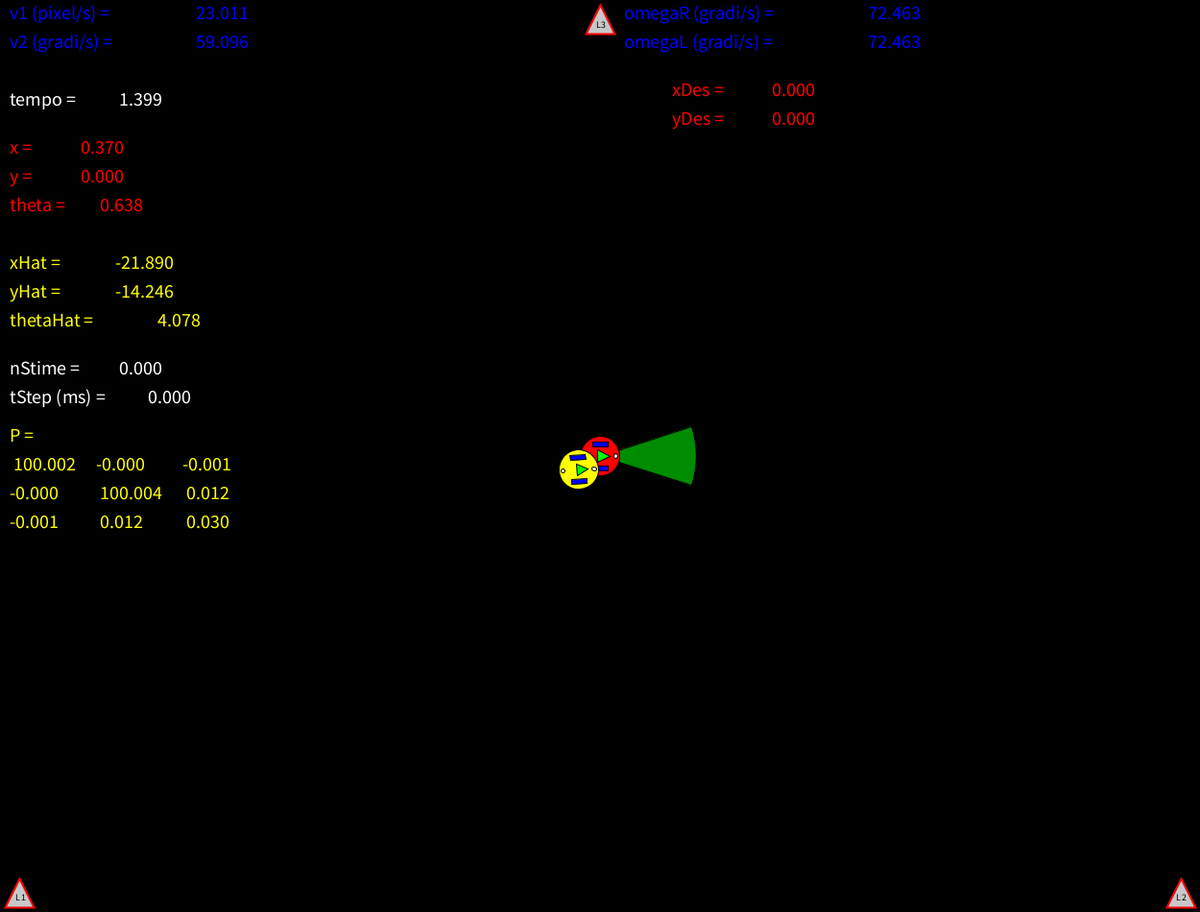
Frame 1 (no input)
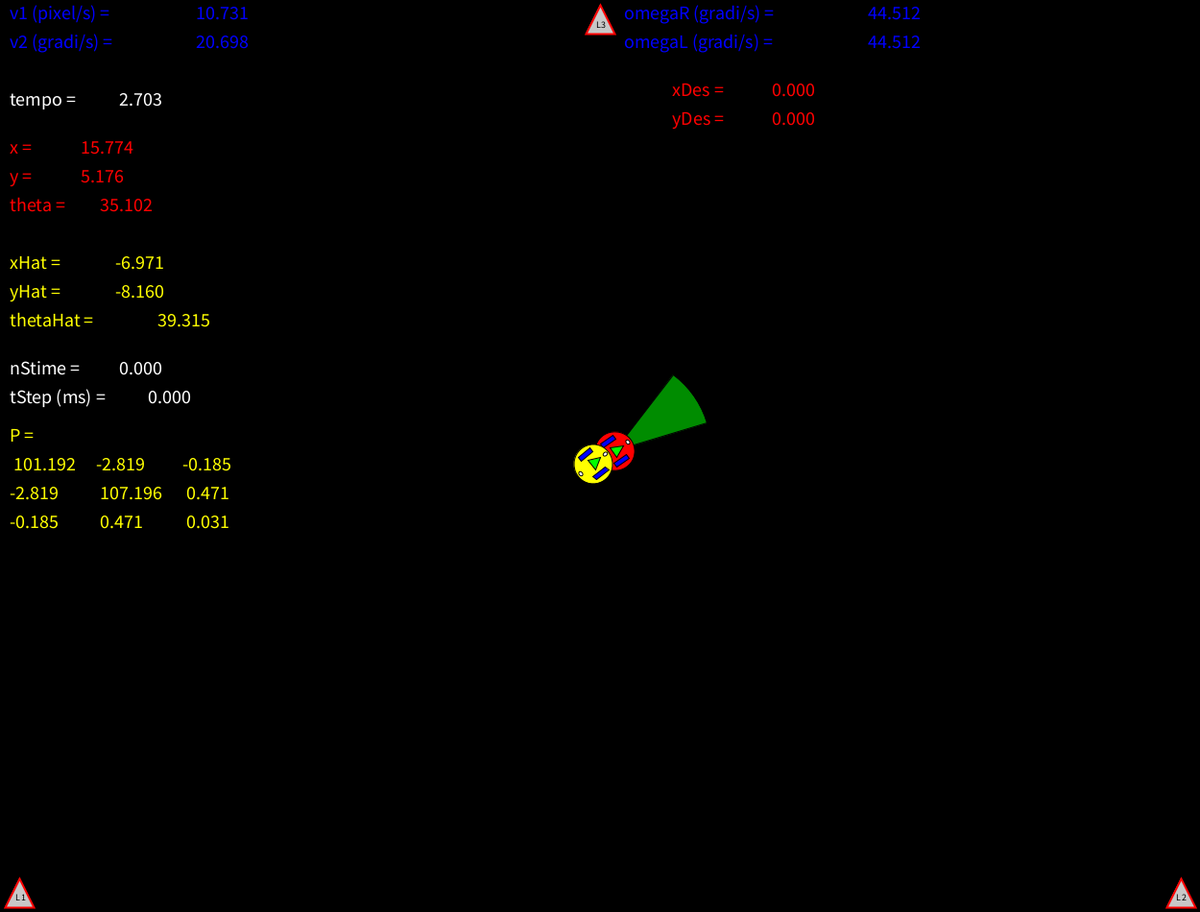
Frame 60 (the mouse pressed at the canvas centre just before this capture)
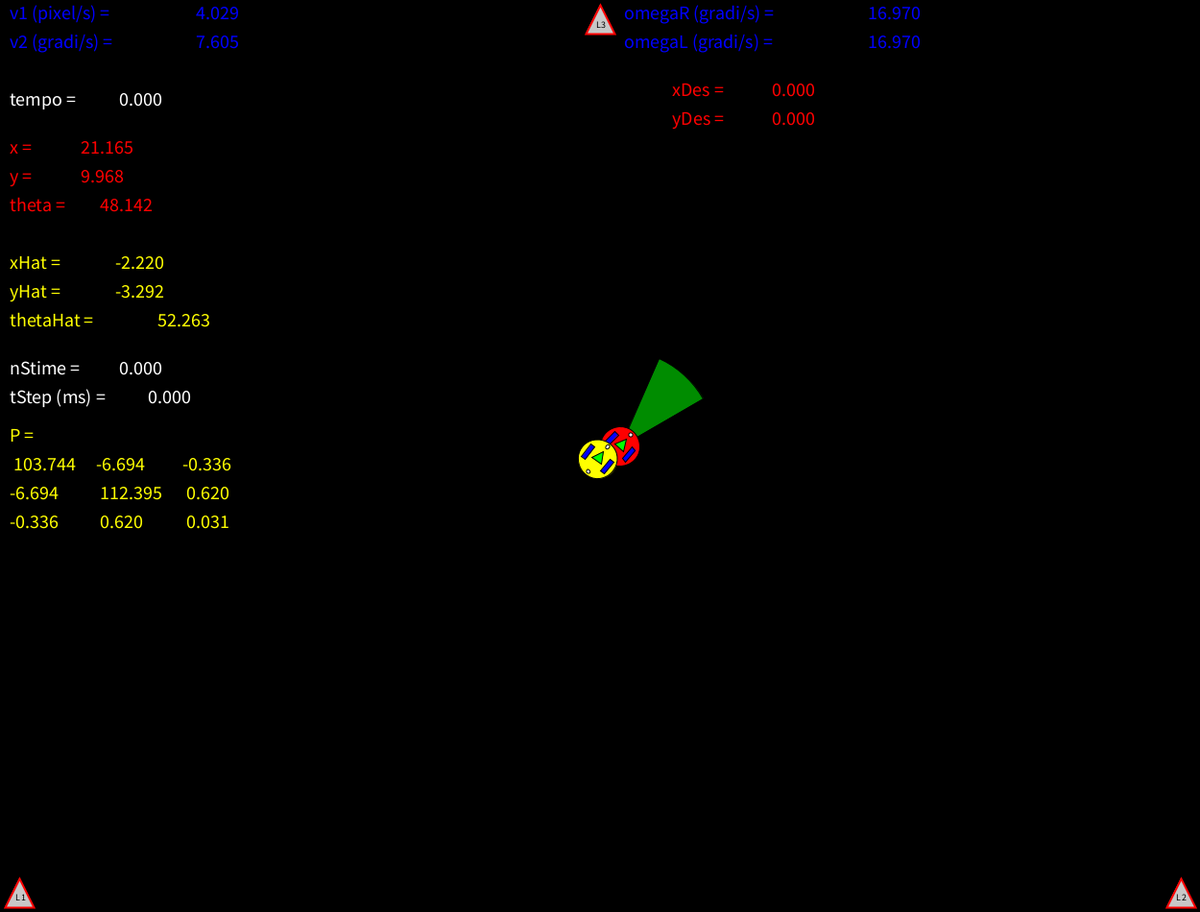
Frame 120 (the mouse held since frame 60 and released just before this capture)

The Processing sketch that drew these frames (run headless with seeded random() and noise(); from frame 60 on, the mouse is pressed at the canvas centre):

// Processing sketch: Progetto_UnicicloKalman_DiGiamberardino_Rosi
// ── Progetto_UnicicloKalman_DiGiamberardino_Rosi.pde
// FEDERICO ROSI - 0292417 E DANIELE DI GIAMBERARDINO - 0291944

// premendo i tasti r e R è possibile diminuire e, rispettivamente, aumentare il range massimo rMax del settore circolare. 
//premendo i tasti b e B, è possibile diminuire e, rispettivamente, aumentare l'angolo di bearing massimo betaMax.
// premendo  le frecce giù e su, è possibile diminuire e, rispettivamente, aumentare il tempo tStep tra una misura e l'altra

// Dimensioni finestra
int sizeX = 1250;//1000;
int sizeY =  950;//550;

// Coordinate attuali uniciclo
float x = 0;
float y = 0;
float theta = 0;

// Coordinate desiderate uniciclo
float xDes = 0;
float yDes = 0;

// Caratteristiche fisiche uniciclo
float r = 8; // raggio ruote in pixel
float d = 25; // distanza tra le ruote in pixel
float w = 5; // spessore ruota in pixel
float R = 1.2*sqrt(pow(r,2)+pow(d/2+w/2,2)); // raggio robot

float dt = (float) 1/60; // tempo di campionamento

float e_p = 0; // errore posizionamento
float v1 = 0; // velocità lineare robot
float kv1 = 1; // costante legge proporzionale controllo v1
float v2 = 0; // velocità rotazionale robot
float kv2 = 2;  // costante legge proporzionale controllo v2
int nGiri = 0; // conta quanti giri su se stesso ha fatto il robot
float thetaDes; // orientamento desiderato (per raggiungere il target)
float t0,tempo; // tempo inizio e attuale missione
float tempoUltimaMisura; // tempo in cui si è effettuata l'ultima misura
long nStime = 0; // numero progressivo totale delle stime fatte

float omegaR = 0; // velocità angolare ruota destra
float omegaL = 0; // velocità angolare ruota sinistra
float uR, uL, uRe, uLe; // spostamenti ruote destra e sinistra veri e presunti (comandati)

// Variabili relative alla stima e al filtro di Kalman esteso
float sigmaX0 = 10; // deviazione standard dell'errore di stima del valore iniziale di x0
float sigmaY0 = 10; // deviazione standard dell'errore di stima del valore iniziale di y0
float sigmaTheta0 = 10*PI/180; // deviazione standard (in rad) dell'errore di stima del valore iniziale di theta0
float xHat = x + Gaussian(0,sigmaX0); // stima di x inizializzata al valore vero + una perturbazione gaussiana a media 0 e deviazione standard sigmaX0
float yHat = y + Gaussian(0,sigmaY0); // stima di y inizializzata al valore vero + una perturbazione gaussiana a media 0 e deviazione standard sigmaY0
float thetaHat = theta + Gaussian(0,sigmaTheta0); // stima di theta inizializzata al valore vero + una perturbazione gaussiana a media 0 e deviazione standard sigmaTheta0 rad
float xHatMeno,yHatMeno,thetaHatMeno; // stime a priori di x,y,theta
float KR = 0.01; // coefficiente varianza errore odometrico ruota destra
float KL = KR; // coefficiente varianza errore odometrico ruota sinistra
float stDevR,stDevL; // deviazione standard errore odometrico ruota destra e sinistra
float [][] Landmark = {{-sizeX/2+20,-sizeY/2+20},{sizeX/2-20,-sizeY/2+20},{0,sizeY/2-20}};  // Coordinate landmark (3 landmark)
int nL = Landmark.length; // numero totale di landmark
//float[] AngoloLandmark = new float[nL];
float[] AngoloVero = new float[nL];
//float[] AngoloLandmarkAtteso = new float[nL]; 
//float[][] H = new float[nL][3]; // matrice giacobiana H = dh/dx
//float[][] K = new float[3][nL]; // guadagno di Kalman
//float[][] Rs = idMat(nL,pow(sigmaLandmark,2)); // matrice di covarianza errore misura dai landmark
//float[][] innovazione = new float[nL][1]; // innovazione EKF
float[][] correzione = new float[3][1]; // termine correttivo stima
float[][] Pmeno = new float[3][3]; // matrice di covarianza a priori P-
float sigmaLandmark = 5; // deviazione standard errore di misura di distanza dai landmark (in pixel)
float E=sigmaLandmark*PI/180;
// Seguono le matrici utilizzate dal filtro di Kalman esteso (EKF)
float[][] F = {{1, 0, 0},{0, 1, 0},{0, 0, 1}}; // matrice giacobiana F=df/dx (alcuni elementi delle prime due righe vanno aggiustati durante l'esecuzione)
float[][] P = {{pow(sigmaX0,2), 0, 0},{0, pow(sigmaY0,2), 0},{0, 0, pow(sigmaTheta0,2)}}; // matrice di covarianza P inizializzata in base all'incertezza iniziale
float[][] W = {{1, 0},{0,1},{1/d,-1/d}}; //  matrice giacobiana W = df/dw (gli elementi delle prime due righe vanno aggiustati durante l'esecuzione) 
float[][] Q = {{1, 0},{0,1}}; // matrice di covarianza del rumore di misura odometrico w (gli elementi sulla diagonale vanno aggiustati durante l'esecuzione)
float DeltaX,DeltaY,DeltaXY; // variabili di supporto
float tStep = 0; // tempo (in ms) tra una misura e la successiva (impostabile da tastiera)
float rMax=200,betaMax=PI/10;
float [] num= new float [nL];
float [] temp= new float [3];
float [] premutoSU= new float [nL];
int nGiriT = 0;
float ip;
float [] len= new float [3];
boolean [] ans= new boolean [nL];
boolean [] touched= new boolean [nL];
float [] isOn= new float [3];

void setup() 
{
  size(1250,950);
  tempoUltimaMisura = 0; // Inizializzo a zero il tempo in cui è stata effettuata l'ultima misura
  num[0]=1;
  num[1]=1;
  num[2]=1;
}

void draw() 
{
  int counter=0; // Numero di landmark on e touched
  int [] NumLand= new int [3];// vettore che ha per componenti il numero relativo al landmark acceso

  background(0);

  pushMatrix();
  translate(sizeX/2,sizeY/2);

  if (keyPressed)
  {
    if (keyCode == UP) // aumento di 1 il tempo tra una misura e la successiva
    {
      tStep += 1;
    }
    if (keyCode == DOWN)  // decremento di 1 il tempo tra una misura e la successiva
    {
      tStep = max(0,tStep-1);
    }
    if (keyCode == RIGHT) // moltiplico per due il tempo tra una lettura e la successiva
    {
      tStep = tStep*2;
    }
    if (keyCode == LEFT) // divido per due il tempo tra una lettura e la successiva
    {
      tStep = tStep/2;
    }
    if(key == 'b' && betaMax>=((20*PI)/180)){
      betaMax -=.1;
    }
    if(key == 'B' && betaMax<=((140*PI)/180)){
      betaMax +=.1;
    }
    if(key == 'r' && rMax>=51 ){
      rMax -= 50;
    }
    if(key == 'R'){
      rMax += 50;
    }
    if(key == '1'){
        premutoSU[0]=1;
    }
    if(key == '2'){
        premutoSU[1]=1;
    }
    if(key == '3'){
        premutoSU[2]=1; 
    }

    

  
  } else
  {
    for(int i = 0; i < nL; i++){
    if (premutoSU[i] == 1)
    {
      num[i]++;
      premutoSU[i] = 0;
    }
    if(num[i] % 2 == 0){
    ans[i] = true;
    }else{
    ans[i] = false;
  }
}
  }
  for(int i=0; i < nL; i++){
    AngoloVero[i]= atan2(Landmark[i][1]-y,Landmark[i][0]-x)- theta; // mi calcolo l'angolo vero per tutti i landmark 
    len[i]=sqrt(pow(x-Landmark[i][0],2) + pow(y-Landmark[i][1],2)); // len uniciclo -> i esimo landmark 
    if(len[i]<=rMax/2 && atan2(sin(AngoloVero[i]),cos(AngoloVero[i]))<=atan2(sin(betaMax),cos(betaMax)) && atan2(sin(AngoloVero[i]),cos(AngoloVero[i]))>=-atan2(sin(betaMax),cos(betaMax))){
     touched[i]=true;
    }else{
      touched[i]=false;
    }
  if(!ans[i]){
    isOn[i] = 1;
  }else isOn[i] = 0;
  
  if(isOn[i]==1 && touched[i]){
     counter ++;    // quando un landmark viene acceso e toccato, incremento counter
     NumLand[counter-1]=i; // e metto il valore del i-esimo landmark in posizione counter-1
  }
  }
   // 
    // Disegno il robot vero e quello stimato
  robot1(x,y,theta,1); // l'argomento 1 fa un robot rosso (robot reale)
  robot(xHat,yHat,thetaHat,0); // l'argomento 0 un robot giallo (robot nella posa stimata)
float[] AngoloLandmark = new float[counter];
float[] AngoloLandmarkAtteso = new float[counter]; 
float[][] H = new float[counter][3]; // matrice giacobiana H = dh/dx
float[][] innovazione = new float[counter][1]; // innovazione EKF
float[][] K = new float[3][counter]; // guadagno di Kalman
float[][] Rs = idMat(counter,pow(sigmaLandmark,2)); // matrice di covarianza errore misura dai landmark
  for (int i=0; i<nL;i++)
  {
  
    if(ans[i]){
  stroke(255,0,0);
  strokeWeight(2);  
    fill(10,10,10);
    triangle(Landmark[i][0]-15,-Landmark[i][1]+15,Landmark[i][0]+15,-Landmark[i][1]+15,Landmark[i][0],-Landmark[i][1]-15);
    textSize(10);
    fill(0,0,0);
    text("L",Landmark[i][0]-5,-Landmark[i][1]+8);
    text(i+1,Landmark[i][0]+1,-Landmark[i][1]+8);
    noStroke();
    strokeWeight(1);
  }else if(!ans[i] && !touched[i]) {
    stroke(255,0,0);
    strokeWeight(2);  
    fill(200,200,200);
    triangle(Landmark[i][0]-15,-Landmark[i][1]+15,Landmark[i][0]+15,-Landmark[i][1]+15,Landmark[i][0],-Landmark[i][1]-15);
    textSize(10);
    fill(0,0,0);
    text("L",Landmark[i][0]-5,-Landmark[i][1]+8);
    text(i+1,Landmark[i][0]+1,-Landmark[i][1]+8);
    stroke(0,0,0);
    strokeWeight(1);
  }
  else{
    stroke(255,0,0);
    strokeWeight(2);  
    fill(255,255,255);
    triangle(Landmark[i][0]-15,-Landmark[i][1]+15,Landmark[i][0]+15,-Landmark[i][1]+15,Landmark[i][0],-Landmark[i][1]-15);
    textSize(10);
    fill(0,0,0);
    text("L",Landmark[i][0]-5,-Landmark[i][1]+8);
    text(i+1,Landmark[i][0]+1,-Landmark[i][1]+8);
    stroke(0,0,0);
    strokeWeight(1);
  }
  }
  
  if (mousePressed) // assegno target
  {
    xDes = mouseX - sizeX/2;
    yDes = sizeY/2 - mouseY;
    t0 = millis(); // inizio conteggio del tempo di missione
  }
// Calcolo errore e controllo basandomi sul valore stimato (xHat,yHat,thetaHat) delle variabili dell'uniciclo
  e_p = sqrt(pow(xDes-xHat,2)+pow(yDes-yHat,2));
  if (e_p > 1) // mi muovo solo se l'errore è maggiore di una certa quantità
  {
    tempo = (millis()-t0)/1000;  // tempo missione in secondi

    // assegno velocità secondo legge proporzionale (in termini delle quantità stimate!)
    v1 = -kv1*((xHat-xDes)*cos(thetaHat) + (yHat-yDes)*sin(thetaHat));

    // Calcolo l'angolo verso il target: scelgo il multiplo di 2PI 
    // più vicino all'orientamento corrente ***stimato*** del robot
    thetaDes = atan2(yDes-yHat,xDes-xHat) + nGiri*2*PI;
    if (abs(thetaDes+2*PI-thetaHat) < abs(thetaDes-thetaHat))
    {
      thetaDes = thetaDes+2*PI;
      nGiri += 1;
    }
    else
    {
      if (abs(thetaDes-2*PI-thetaHat) < abs(thetaDes-thetaHat))
      {
        thetaDes = thetaDes-2*PI;
        nGiri += -1;
      }
    }
    
   // assegno velocità angolare secondo legge proporzionale sempre in funzione delle quantità stimate   
    v2 = kv2*(thetaDes-thetaHat);
  }
  else // se penso di essere vicino al target mi fermo
  {
    v1 = 0;
    v2 = 0;
  }
  
  // Calcolo i movimenti da impartire alle ruote in base alle v1 e v2 trovate
  omegaR = (v1+v2*d/2)/r;
  omegaL = (v1-v2*d/2)/r;
  uRe = r*omegaR*dt; // spostamento comandato alla ruota destra (da considerarsi anche come informazione odometrica disponibile sul suo spostamento in (t,t+dt))
  uLe = r*omegaL*dt; // spostamento comandato alla ruota sinistra (da considerarsi anche come informazione odometrica disponibile sul suo spostamento in (t,t+dt))
  // Perturbo i due movimenti: gli spostamenti reali delle ruote non saranno mai esattamente uguali a quelli comandati 
  stDevR = sqrt(KR*abs(uRe));
  stDevL = sqrt(KL*abs(uLe));  
  uR = uRe + Gaussian(0,stDevR); // Spostamento vero ruota destra
  uL = uLe + Gaussian(0,stDevL); // Spostamento vero ruota sinistra
  
  // Dinamica effettiva dell'uniciclo
  x = x + ((uR+uL)/2)*cos(theta);
  y = y + ((uR+uL)/2)*sin(theta);
  theta = theta + (uR-uL)/d;

  // STIMA FILTRO KALMAN ESTESO: PASSO di PREDIZIONE
  xHatMeno = xHat + ((uRe+uLe)/2)*cos(thetaHat);
  yHatMeno = yHat + ((uRe+uLe)/2)*sin(thetaHat);
  thetaHatMeno = thetaHat + (uRe-uLe)/d;
  
  //Aggiorno la giacobiana F (solo gli elementi variabili)
  F[0][2] = -(uRe+uLe)*sin(thetaHat)/2;
  F[1][2] = (uRe+uLe)*cos(thetaHat)/2;
  
  // Aggiorno W (solo gli elementi variabili)
  W[0][0] = .5*cos(thetaHat);
  W[0][1] = .5*cos(thetaHat);
  W[1][0] = .5*sin(thetaHat);
  W[1][1] = .5*sin(thetaHat);

  //Aggiorno Q (solo gli elementi variabili)
  Q[0][0] = KR*abs(uRe);
  Q[1][1] = KL*abs(uLe);
  
  // Calcolo matrice covarianza a priori
  Pmeno = mSum(mProd(mProd(F,P),trasposta(F)),mProd(mProd(W,Q),trasposta(W))); // Pmeno = F*P*F' + W*Q*W'
  
 // STIMA FILTRO DI KALMAN ESTESO: PASSO di CORREZIONE
  if ((millis()-tempoUltimaMisura >= tStep) && counter >0) // attuo la correzione solo se ho le misure (che arrivano ogni tStep ms)
  {
    tempoUltimaMisura = millis(); // memorizzo il tempo in cui ho fatto l'ultima misura
    nStime++; // incremento il contatore delle stime fatte
    // per ogni landmark calcolo misura vera, attesa, la riga della 
    // matrice giacobiana H e l'innovazione corrispondente
    for (int k=0; k<counter; k++) 
    {
      AngoloLandmark[k]= atan2(Landmark[NumLand[k]][1]-y,Landmark[NumLand[k]][0]-x) -theta+Gaussian(0,E); // E = sigmaLandmark in radianti 
      AngoloLandmarkAtteso[k]=atan2(Landmark[NumLand[k]][1]-yHatMeno,Landmark[NumLand[k]][0]-xHatMeno)-thetaHat;
      DeltaY=-Landmark[NumLand[k]][0]+xHatMeno;
      DeltaX=Landmark[NumLand[k]][1]-yHatMeno;
      DeltaXY=pow(DeltaX,2)+pow(DeltaY,2);
      H[k][0] = (DeltaX)/DeltaXY;
      H[k][1] = (DeltaY)/DeltaXY;
      H[k][2] = -1;
      // innovazione = zk+1 - z=h(xhatmeno,0)
        innovazione[k][0]=AngoloLandmark[k]-AngoloLandmarkAtteso[k];
        innovazione[k][0] = atan2(sin(innovazione[k][0]),cos(innovazione[k][0]));
      }
    
    
    // Calcolo guadagno Kalman e aggiorno covarianza
    
    K = mProd(mProd(Pmeno,trasposta(H)),invMat(mSum(mProd(mProd(H,Pmeno),trasposta(H)),Rs)));
    P = mProd(mSum(idMat(3,1),mProd(idMat(3,-1),mProd(K,H))),Pmeno);
    // Correggo la stima    
    correzione = mProd(K,innovazione);
    xHat = xHatMeno + correzione[0][0];
    yHat = yHatMeno + correzione[1][0]; 
    thetaHat = thetaHatMeno + correzione[2][0]; 

  }
  else  // se non ho misure non correggo nulla
  {
    xHat = xHatMeno;
    yHat = yHatMeno;
    thetaHat = thetaHatMeno;
    P = Pmeno;
  }

// FINE EKF
       //
 
// Disegno i landmark con dei triangoli bianchi col contorno rosso e l'identificativo del landmark all'interno
  stroke(255,0,0);
  strokeWeight(2);  
  stroke(0);
  strokeWeight(1);
  
  popMatrix();

  textSize(20);
  fill(0,0,255);
  text("v1 (pixel/s) = ",10,20); 
  text(v1,200,20);
  text("v2 (gradi/s) = ",10,50); 
  text(v2*180/PI,200,50);
  
  fill(255,0,0);  
  text("x = ",10,160); 
  text(x,80,160);
  text("y = ",10,190); 
  text(y,80,190);
  text("theta = ",10,220); 
  text(theta*180/PI,100,220);  

  fill(255,255,255);
  text("tempo = ",10,110); 
  text(tempo,120,110);  

  fill(0,0,255);
  text("omegaR (gradi/s) = ",650,20); 
  text(omegaL*180/PI,900,20);
  text("omegaL (gradi/s) = ",650,50); 
  text(omegaL*180/PI,900,50);
  
  fill(255,0,0);
  text("xDes = ",700,100); 
  text(xDes,800,100);
  text("yDes = ",700,130); 
  text(yDes,800,130);

  fill(255,255,0);  
  text("xHat = ",10,280); 
  text(xHat,120,280);
  text("yHat = ",10,310); 
  text(yHat,120,310);
  text("thetaHat = ",10,340); 
  text(thetaHat*180/PI,160,340);  

  fill(255,255,255);
  text("nStime = ",10,390); 
  text(nStime,120,390);  

  fill(255,255,255);
  text("tStep (ms) = ",10,420); 
  text(tStep,150,420);  

  fill(255,255,0);  
  text("P = ",10,460); 
  text(P[0][0],10,490); text(P[0][1],100,490); text(P[0][2],190,490);
  text(P[1][0],10,520); text(P[1][1],100,520); text(P[1][2],190,520); 
  text(P[2][0],10,550); text(P[2][1],100,550); text(P[2][2],190,550);  

//  text(counter,100,200);
//  //text((betaMax*180)/PI,200,200);
//  //text(str(touched[0]),300,200);
//  text(correzione[0][0],100,300);
//  text(correzione[1][0],200,300);
//  text(correzione[2][0],300,300);
//  //text(str(touched[1]),300,300);
//  //text("num[2]=",100,400);
//  //text(rMax,200,400);
//  //text(str(touched[2]),300,400);
//  //text("AngoloLandmark[0]=",200,50);
//  //text((AngoloLandmark[0]*180)/PI,400,50);
//  //text("AngoloLandmark[1]=",200,100);
//  //text((AngoloLandmark[1]*180)/PI,400,100);
//  //text("AngoloLandmark[2]=",200,150);
//  //text((AngoloLandmark[2]*180)/PI,400,150);
//  //text((AngoloVero[0]*180)/PI,500,50);
//  //text((AngoloVero[1]*180)/PI,500,100);
//  //text((AngoloVero[2]*180)/PI,500,150);
//  text(isOn[0],600,50);
//  text(isOn[1],600,100);
//  text(isOn[2],600,150);
//  text(int(touched[0]),700,50);
//  text(int(touched[1]),700,100);
//  text(int(touched[2]),700,150);
//  //  text("xHatMeno = ",50,300);
//  //text(xHatMeno,50,400);
//  //text("uRe = ",-300,400);
//  //text(uRe,-200,400);
//  //text(uLe,-100,400);
  
}

void robot(float x, float y, float theta, int colore)
{
  stroke(0);
  strokeWeight(1);
// funzione che disegna uniciclo in (x,y) con orientamento theta      
  pushMatrix();
  translate(x,-y);
  rotate(-theta);
  if (colore==1)
  {
    fill(255,0,0);
  }
  else
  {
    fill(255,255,0);
  }
  ellipse(0,0,2*R,2*R); // il robot
  fill(0,0,255);  
  rect(-r,-d/2-w/2,2*r,w);
  rect(-r,d/2-w/2,2*r,w);
  fill(255);
  ellipse(.8*R,0,.2*R,.2*R);
  ellipse(-.8*R,0,.2*R,.2*R);  
  fill(0,255,0);
  triangle(-.1*R,.3*R,-.1*R,-.3*R,.5*R,0);
  popMatrix();
}
void robot1(float x, float y, float theta, int colore)
{
  stroke(0);
  strokeWeight(1);
// funzione che disegna uniciclo in (x,y) con orientamento theta      
  pushMatrix();
  translate(x,-y);
  rotate(-theta);
     fill(0,140,0);
  arc(0, 0, rMax, rMax, -betaMax, betaMax, PIE);
  if (colore==1)
  {
    fill(255,0,0);
  }
  else
  {
    fill(255,255,0);
  }
  ellipse(0,0,2*R,2*R); // il robot
  fill(0,0,255);  
  rect(-r,-d/2-w/2,2*r,w);
  rect(-r,d/2-w/2,2*r,w);
  fill(255);
  ellipse(.8*R,0,.2*R,.2*R);
  ellipse(-.8*R,0,.2*R,.2*R);  
  fill(0,255,0);
  triangle(-.1*R,.3*R,-.1*R,-.3*R,.5*R,0);
  popMatrix();
}

/******************************************************
/******************************************************
  DA QUI IN POI CI SONO FUNZIONI DI SERVIZIO: 
  1) CALCOLO ERRORE GAUSSIANO
  2) ALGEBRA MATRICIALE
/******************************************************
/******************************************************/

float Gaussian(float media, float stDev) // Restituisce variabile N(media,stDev^2) approssimata sfruttando il teorema del limite centrale
{
  float somma = 0;
  for (int k=0; k<27; k+=1) // 27 in modo che sqrt(3/27)=1/3
  {
    somma = somma + random(-stDev/3,stDev/3);
  }
  return media + somma;
}

float[][] mProd(float[][] A,float[][] B) // Calcola prodotto di due matrici A e B (si assume, senza controllarlo, che numero colonne A = numero righe B!)
{
  int nA = A.length;
  int nAB = A[0].length;
  int nB = B[0].length;
  
  float[][] C = new float[nA][nB]; 

  for (int i=0; i < nA; i++) 
  {
    for (int j=0; j < nB; j++) 
    {  
      for (int k=0; k < nAB; k++) 
      {
        C[i][j] += A[i][k] * B[k][j];
      }
    }
  }
  return C;
}

float[][] mSum(float[][] A,float[][] B) // Calcola la somma di due matrici A e B (si assume, senza controllarlo, che A e B abbiano stesse dimensioni!)
{
  int nA = A.length;
  int nB = A[0].length;
  
  float[][] C = new float[nA][nB]; 

  for (int i=0; i < nA; i++) 
  {
    for (int j=0; j < nB; j++) 
    {  
      C[i][j] = A[i][j] + B[i][j];
    }
  }
  return C;
}

float[][] trasposta(float[][] A) // Calcola la trasposta di una matrice A
{
  int nR = A.length;
  int nC = A[0].length; 
  
  float[][] C = new float[nC][nR]; 

  for (int i=0; i < nC; i++) 
  {
    for (int j=0; j < nR; j++) 
    {  
      C[i][j] = A[j][i];
    }
  }
  return C;
}


float[][] minore(float[][] A, int i, int j) // Determina il minore (i,j) di una matrice A (si assume, senza controllarlo, che A sia quadrata!)
{
  int nA = A.length;
  float[][] C = new float[nA-1][nA-1];
  
  for (int iM = 0; iM < i; iM++)
  {
    for (int jM = 0; jM < j; jM++)
    {
      C[iM][jM] = A[iM][jM];
    } 
    for (int jM = j; jM < nA-1; jM++)
    {
      C[iM][jM] = A[iM][jM+1];
    } 
  }
  for (int iM = i; iM < nA-1; iM++)
  {
    for (int jM = 0; jM < j; jM++)
    {
      C[iM][jM] = A[iM+1][jM];
    } 
    for (int jM = j; jM < nA-1; jM++)
    {
      C[iM][jM] = A[iM+1][jM+1];
    } 
  }
  return C;
}


float det(float[][] A) // Calcola il determinante di A (si assume, senza controllarlo, che A sia quadrata!)
{
  int nA = A.length;
  float determinante = 0;
  
  if (nA == 1)
  {
    determinante = A[0][0];
  }
  else
  {
    for (int j=0; j < nA; j++) 
    {
      determinante = determinante + A[0][j]*pow(-1,j)*det(minore(A,0,j));
    }
  }
  return determinante;
}


float[][] invMat(float[][] A) // Calcola l'inversa di una matrice A (si assume, senza controllarlo, che A sia quadrata!)
{
  int nA = A.length;
  float[][] C = new float[nA][nA];
  float detA = det(A);

/*
  if (abs(detA)<0.001) // Per evitare casi singolari con determinanti vicini a 0
  {
    if (detA>0)
    {
      detA = 0.001;
    }
    else
    {
      detA = -0.001;
    }
  }
*/  
  
  if (nA == 1)
  {
    C[0][0] = 1/detA;
  }
  else
  {
    for (int i=0; i < nA; i++) 
    {
      for (int j=0; j < nA; j++) 
      {
        C[j][i] = pow(-1,i+j)*det(minore(A,i,j))/detA;
      }
    }
  }
  return C;
}

float[][] idMat(int nA, float sigma) // Assegna una matrice identità di ordine nA moltiplicata per una costante sigma
{
  float[][] I = new float[nA][nA]; 

  for (int i=0; i < nA; i++) 
  {
    for (int j=0; j < nA; j++) 
    {  
      I[i][j] = 0;
    }
    I[i][i] = sigma;
  }
  return I;
}



// Text per debug


//    fill(255,255,255);
//      if(counter == 1){
//      text(Landmark[NumLand[0]][0],50,300);
//      text(Landmark[NumLand[1]][0],50,350);
//      text(Landmark[NumLand[2]][0],50,400);
//      text("AngoloLandmark[0]=",200,50);
//  text((AngoloLandmarkAtteso[0]*180)/PI,400,50);}
//       if(counter == 2){
//      text(Landmark[NumLand[0]][0],50,300);
//      text(Landmark[NumLand[1]][0],50,350);
//      text(Landmark[NumLand[2]][0],50,400);
//           text("AngoloLandmark[0]=",200,50);
//  text((AngoloLandmarkAtteso[0]*180)/PI,400,50);
//  text("AngoloLandmark[1]=",200,100);
//  text((AngoloLandmarkAtteso[1]*180)/PI,400,100);}
//       if(counter == 3){
//      text(NumLand[0],250,300);
//      text(NumLand[1],250,350);
//      text(NumLand[2],250,400);
//       text("AngoloLandmark[0]=",200,50);
//  text((AngoloLandmarkAtteso[0]*180)/PI,400,50);
//  text("AngoloLandmark[1]=",200,100);
//  text((AngoloLandmarkAtteso[1]*180)/PI,400,100);
//  text("AngoloLandmark[2]=",200,150);
//  text((AngoloLandmarkAtteso[2]*180)/PI,400,150);
//   text((AngoloLandmark[0]*180)/PI,500,50);
//  text("AngoloLandmark[1]=",200,100);
//  text((AngoloLandmark[1]*180)/PI,500,100);
//  text("AngoloLandmark[2]=",200,150);
//  text((AngoloLandmark[2]*180)/PI,500,150);}
  
